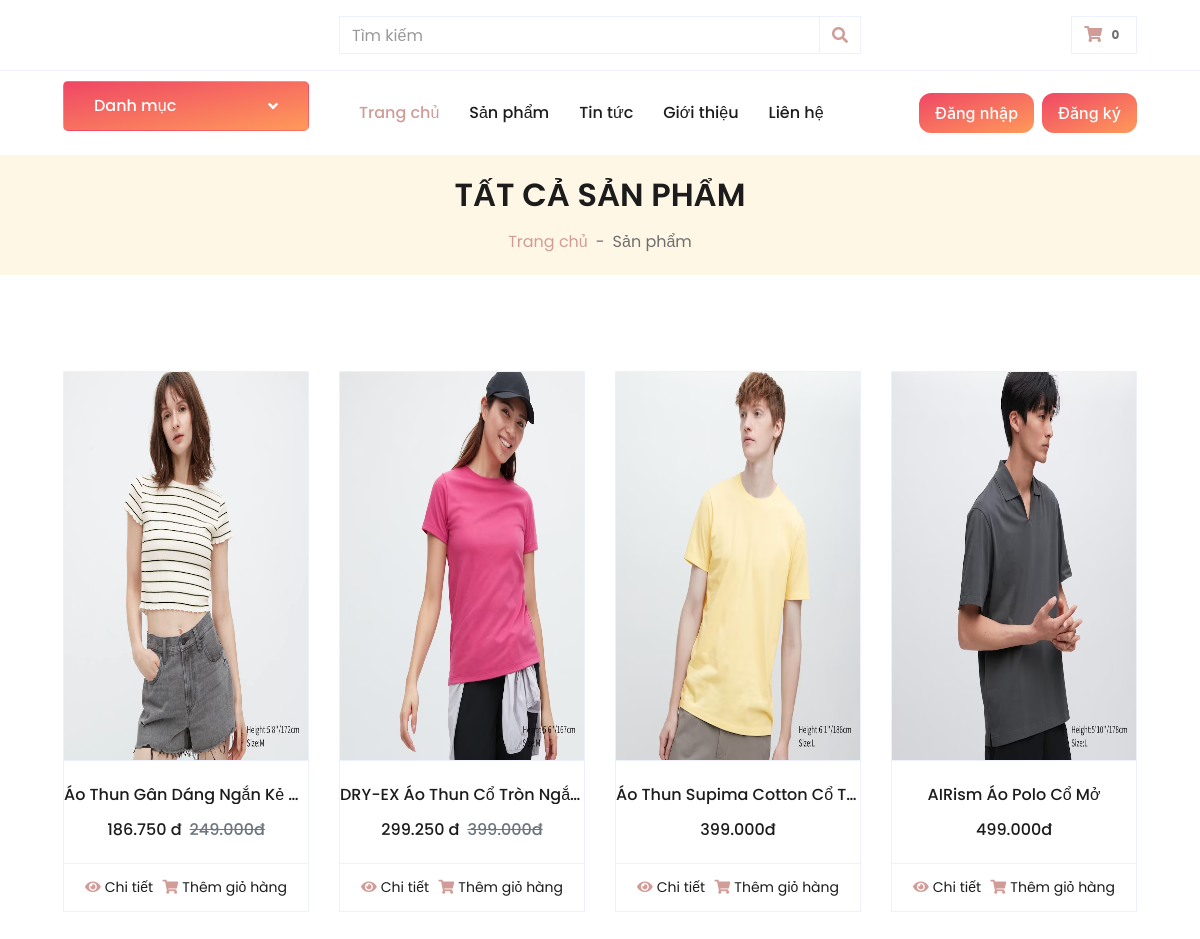
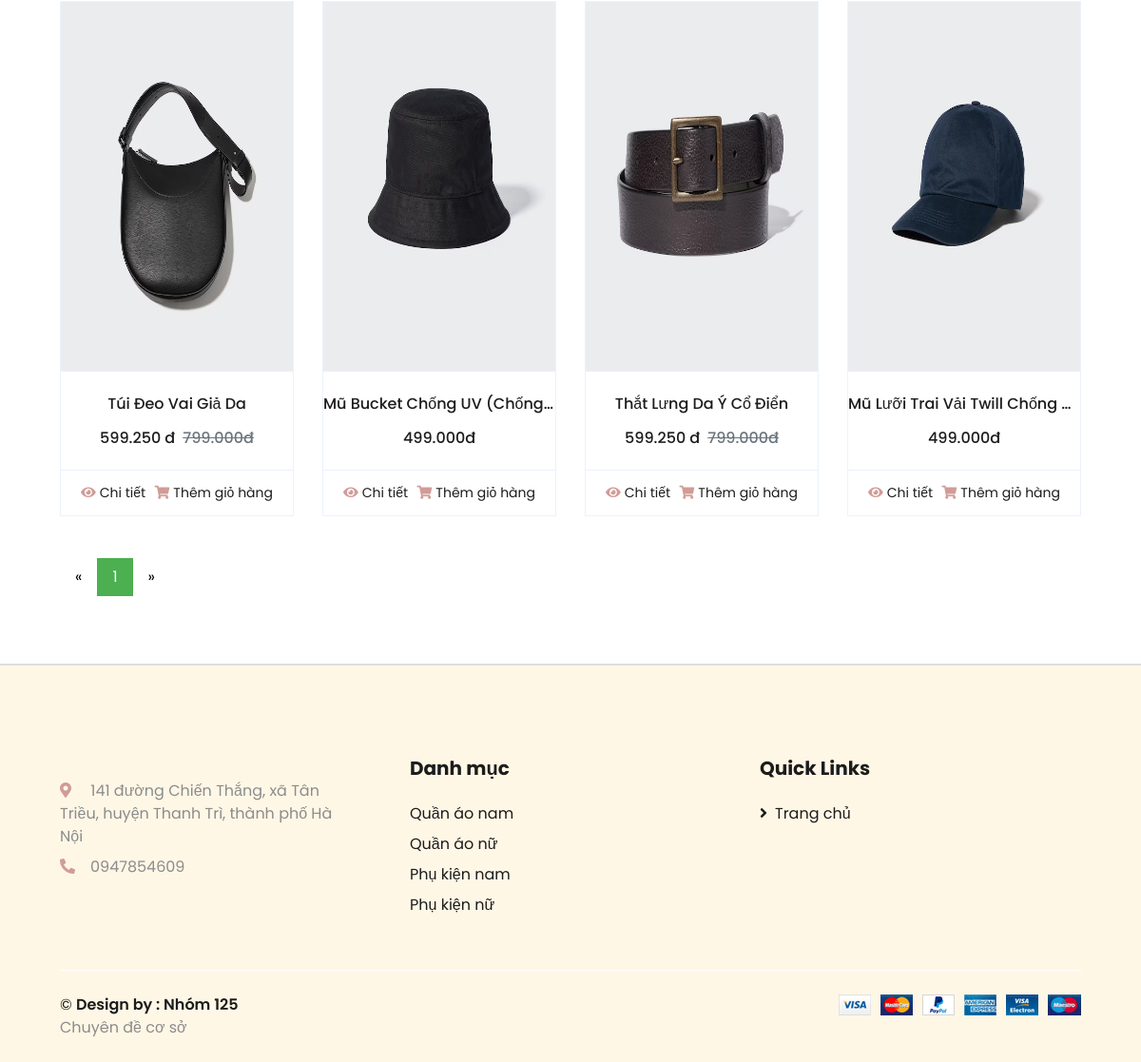
The page /shop.php on the database its author committed (2 pictures, top to bottom).
### tables this page shows
CREATE TABLE `sanpham` (
  `tensanpham` varchar(255) NOT NULL,
  `slug` varchar(255) DEFAULT NULL,
  `danhmuc_id` int(11) DEFAULT NULL,
  `gia` int(11) DEFAULT '0',
  `soluong` int(11) DEFAULT '0',
  `giamgia` tinyint(4) DEFAULT '0',
  `hinhanh` varchar(255) DEFAULT NULL,
  `mota` text,
  `trangthai` varchar(255) DEFAULT NULL,
  `hot` tinyint(3) UNSIGNED DEFAULT '0',
  `yeuthich` int(11) DEFAULT '0',
  `nhacungcap_id` int(11) DEFAULT NULL,
  `gianhap` int(11) DEFAULT NULL,
  `pay` int(11) DEFAULT '0',
  `created_at` timestamp NULL DEFAULT CURRENT_TIMESTAMP,
  `updated_at` timestamp NULL DEFAULT CURRENT_TIMESTAMP,
  `id` int(11) NOT NULL,
  `size` varchar(100) DEFAULT NULL
);

CREATE TABLE `danhmuc` (
  `tendanhmuc` varchar(255) DEFAULT NULL,
  `slug` varchar(255) DEFAULT NULL,
  `hinhanh` varchar(255) DEFAULT NULL,
  `danhmuccha_id` int(11) DEFAULT NULL,
  `created_at` timestamp NULL DEFAULT CURRENT_TIMESTAMP,
  `updated_at` timestamp NULL DEFAULT CURRENT_TIMESTAMP,
  `id` int(11) NOT NULL
);

### libraries/Function.php (called while the page is built, shortened)
                   <?php
   function base_url()
   {
      return $url  = "http://localhost:8000/";
        return 'http://'.$_SERVER["SERVER_NAME"].'/';
   }
   function formatprice($number)
   {
       $number = intval($number);
       return number_format($number, 0,',','.') ;
   }
?>

### libraries/Database.php (called while the page is built, shortened)
<?php
    class Database
    {
        public $link;
        public function __construct()
        {
            $this->link = mysqli_connect("127.0.0.1","root","root","database_125","8889") or die ("Errors Connect DB");
            mysqli_set_charset($this->link,"utf8");
        }
         public function fetchAll($table)
        {
            $sql = "SELECT * FROM {$table} WHERE 1" ;
            $result = mysqli_query($this->link,$sql) or die("Lỗi Truy Vấn fetchAll " .mysqli_error($this->link));
            $data = [];
            if( $result)
            {
                while ($num = mysqli_fetch_assoc($result))
                {
                    $data[] = $num;
                }
            }
            return $data;
        }
        public  function fetchJone($table,$sql ,$page = 0,$row ,$pagi = false )
        {
            $data = [];
            if ($pagi == true )
            {
                $total = $this->totalSql($sql);
                $sotrang = ceil($total / $row);
                $start = ($page - 1 ) * $row ;
                $sql .= " LIMIT $start,$row";
                $data = [ "page" => $sotrang];
                $result = mysqli_query($this->link,$sql) or die("Lỗi truy vấn fetchJone ---- " .mysqli_error($this->link));
            }
            else
            {
                $result = mysqli_query($this->link,$sql) or die("Lỗi truy vấn fetchJone ---- " .mysqli_error($this->link));
            }
            if( $result)
            {
                while ($num = mysqli_fetch_assoc($result))
                {
                    $data[] = $num;
                }
            }
            return $data;
        }
        public function totalSql($sql)
        {
            $result = mysqli_query($this->link  , $sql);
            $count  = mysqli_num_rows($result);
            return $count;
        }
    }
?>

### autoload/autoload.php (called while the page is built, shortened)
<?php
    require_once __DIR__ . "/../libraries/Database.php";
    require_once __DIR__ . "/../libraries/Function.php";
    $db = new Database();
    $danhmuc = $db->fetchAll('danhmuc');
?>

### shop.php (the view, shortened to what this page needs)
<?php
require_once __DIR__ . "/autoload/autoload.php";
if (isset($_GET['page'])) {
    $p = $_GET['page'];
} else {
    $p = 1;
}
$sqldanhmuc = " SELECT sanpham.*, danhmuc.tendanhmuc as danhmuc FROM sanpham
        LEFT JOIN danhmuc ON danhmuc.id = sanpham.danhmuc_id
        WHERE 1 ";
$sanpham = $db->fetchJone('sanpham', $sqldanhmuc, $page = $p, 12, true);
if (isset($sanpham['page'])) {
    $sotrang = $sanpham['page'];
    unset($sanpham['page']);
}
?>
<!DOCTYPE html>
<html lang="en">
<?php require_once __DIR__ . "/include/head.php"; ?>
<body>
<?php require_once __DIR__ . "/include/top.php"; ?>
<div class="container-fluid">
    <div class="row border-top px-xl-5">
        <div class="col-lg-3 d-none d-lg-block">
            <a class="btn shadow-none d-flex align-items-center justify-content-between bg-primary text-white w-100 danh-muc"
               data-toggle="collapse" href="#navbar-vertical" style="height: 65px; margin-top: -1px; padding: 0 30px;">
                <h6 class="m-0" style="color: white !important;">Danh mục</h6>
                <i class="fa fa-angle-down text-dark" style="color: white !important;"></i>
            </a>
        </div>
        <div class="col-lg-9">
            <?php require_once __DIR__ . "/include/nav.php"; ?>
        </div>
    </div>
</div>
<div class="container-fluid bg-secondary mb-5">
    <div class="d-flex flex-column align-items-center justify-content-center" style="min-height: 120px;">
        <h2 class="font-weight-semi-bold text-uppercase mb-3">Tất cả sản phẩm</h2>
            <div class="d-inline-flex">
                <p class="m-0"><a href="<?php echo base_url() ?>">Trang chủ</a></p>
                <p class="m-0 px-2">-</p>
                <p class="m-0">Sản phẩm</p>
            </div>
    </div>
</div>
<div class="container-fluid pt-5">
    <div class="row px-xl-5">
        <div class="col-lg-12 col-md-12">
            <div class="row pb-3">
                <?php foreach ($sanpham as $item) : ?>
                    <div class="col-lg-3 col-md-6 col-sm-12 pb-1">
                        <div class="card product-item border-0 mb-4">
                            <div class="card-header product-img position-relative overflow-hidden bg-transparent border p-0">
                                <img class="img-fluid w-100" style="height: 388px;"
                                     src="<?php echo base_url() ?>/public/uploads/product/<?php echo $item['hinhanh'] ?>"
                                     alt="">
                            </div>
                            <div class="card-body border-left border-right text-center p-0 pt-4 pb-3">
                                <h6 class="text-truncate mb-3"><?php echo $item['tensanpham'] ?></h6>
                                <div class="d-flex justify-content-center">
                                    <?php if ($item['giamgia']) : ?>
                                        <h6><?php echo formatprice($item['gia'] * (100 - $item['giamgia']) / 100) ?>
                                            đ</h6>
                                        <h6 class="text-muted ml-2">
                                            <del><?php echo formatprice($item['gia']) ?>đ</del>
                                        </h6>
                                    <?php else: ?>
                                        <h6><?php echo formatprice($item['gia']) ?>đ</h6>
                                    <?php endif; ?>
                                </div>
                            </div>
                            <div class="card-footer d-flex justify-content-between bg-light border">
                                <a href="/chi-tiet-san-pham.php?id=<?php echo $item['id'] ?>--<?php echo $item['slug'] ?>"
                                   class="btn btn-sm text-dark p-0"><i class="fas fa-eye text-primary mr-1"></i>Chi tiết</a>
                                <a href="/them-gio-hang.php?id=<?php echo $item['id'] ?>"
                                   class="btn btn-sm text-dark p-0"><i
                                            class="fas fa-shopping-cart text-primary mr-1"></i>Thêm giỏ hàng</a>
                            </div>
                        </div>
                    </div>
                <?php endforeach; ?>
            </div>
            <?php if (empty($sanpham)) : ?>
                <p style="color: red">Không có sản phẩm nào</p>
            <?php else: ?>
                <nav aria-label="page navigation col-xs-12" class="clearfix" style="clear: both">
                    <ul class="pagination">
                        <a href="#">&laquo;</a>
                        <?php for ($i = 1; $i <= $sotrang; $i++) : ?>
                            <?php
                            if (isset($_GET['page'])) {
                                $p = $_GET['page'];
                            } else {
                                $p = 1;
                            }
                            ?>
                            <a  class="<?php echo ($i == $p) ? 'active' : '' ?>" href="?page=<?php echo $i; ?>"><?php echo $i; ?></a>
                        <?php endfor; ?>
                        <a href="#">&raquo;</a>
                    </ul>
                </nav>
            <?php endif; ?>
        </div>
    </div>
</div>
<?php require_once __DIR__ . "/include/footer.php"; ?>
</body>
</html>

### include/footer.php (shortened to what this page needs)
<div class="container-fluid bg-secondary text-dark mt-5 pt-5 footer-master" >
        <div class="row px-xl-5 pt-5">
            <div class="col-lg-4 col-md-12 mb-5 pr-3 pr-xl-5">
                <p class="mb-2"><i class="fa fa-map-marker-alt text-primary mr-3"></i> 141 đường Chiến Thắng, xã Tân Triều, huyện Thanh Trì, thành phố Hà Nội</p>
                <p class="mb-0"><i class="fa fa-phone-alt text-primary mr-3"></i>0947854609</p>
            </div>
            <div class="col-lg-8 col-md-12">
                <div class="row">
                    <div class="col-md-6 mb-5">
                        <h5 class="font-weight-bold text-dark mb-4">Danh mục</h5>
                        <div class="d-flex flex-column justify-content-start">
                        <?php foreach($danhmuc ?? [] as $item) :?>
                            <a href="/danh-muc-san-pham.php?id=<?php echo $item['id'];?>&&slug=<?php echo $item['slug'] ?>" class="text-dark mb-2"><?= $item['tendanhmuc'] ?></a>
                        <?php endforeach ; ?>
                        </div>
                    </div>
                    <div class="col-md-6 mb-5">
                        <h5 class="font-weight-bold text-dark mb-4">Quick Links</h5>
                        <div class="d-flex flex-column justify-content-start">
                            <a class="text-dark mb-2" href="<?= base_url() ?>"><i class="fa fa-angle-right mr-2"></i>Trang chủ</a>
                        </div>
                    </div>
                </div>
            </div>
        </div>
        <div class="row border-top border-light mx-xl-5 py-4">
            <div class="col-md-6 px-xl-0">
                <p class="mb-md-0 text-center text-md-left text-dark">
                    &copy; <a class="text-dark font-weight-semi-bold" href="">Design by :  Nhóm 125 </a><br>
                     <a href="#" target="_blank">Chuyên đề cơ sở</a>
                </p>
            </div>
            <div class="col-md-6 px-xl-0 text-center text-md-right">
                <img class="img-fluid" src="img/payments.png" alt="">
            </div>
        </div>
    </div>

### include/head.php (style rules this page uses)
h6.m-0, .fa.fa-angle-down.text-dark { color: white !important; }

### shop.php (style rules this page uses)
.pagination { display: inline-block; }
.pagination a { color: black; float: left; padding: 8px 16px; text-decoration: none; }
.pagination a.active { background-color: #4CAF50; color: white; }

### include/footer.php (style rules this page uses)
.footer-master { border-top: 2px solid #dedede; background: #f0f; padding-top :1px; }
.footer-master p, .footer-master a { color: #8c8c8c; }

### rows shown on the page
sanpham: hinhanh (picture), tensanpham "Áo Thun Gân Dáng Ngắn Kẻ…", formatprice($item['gia'] * (100 - $item['giamgia']) / 100) "186.750", gia "249.000"
sanpham: hinhanh (picture), tensanpham "DRY-EX Áo Thun Cổ Tròn Ngắ…", formatprice($item['gia'] * (100 - $item['giamgia']) / 100) "299.250", gia "399.000"
sanpham: hinhanh (picture), tensanpham "Áo Thun Supima Cotton Cổ T…", gia "399.000"
sanpham: hinhanh (picture), tensanpham "AIRism Áo Polo Cổ Mở", gia "499.000"
sanpham: hinhanh (picture), tensanpham "Túi Đeo Vai Giả Da", formatprice($item['gia'] * (100 - $item['giamgia']) / 100) "599.250", gia "799.000"
sanpham: hinhanh (picture), tensanpham "Mũ Bucket Chống UV (Chống…", gia "499.000"
sanpham: hinhanh (picture), tensanpham "Thắt Lưng Da Ý Cổ Điển", formatprice($item['gia'] * (100 - $item['giamgia']) / 100) "599.250", gia "799.000"
sanpham: hinhanh (picture), tensanpham "Mũ Lưỡi Trai Vải Twill Chống…", gia "499.000"
danhmuc: tendanhmuc "Quần áo nam"
danhmuc: tendanhmuc "Quần áo nữ"
danhmuc: tendanhmuc "Phụ kiện nam"
danhmuc: tendanhmuc "Phụ kiện nữ"

### other values the page prints
$tongsanphamgiohang "0"
